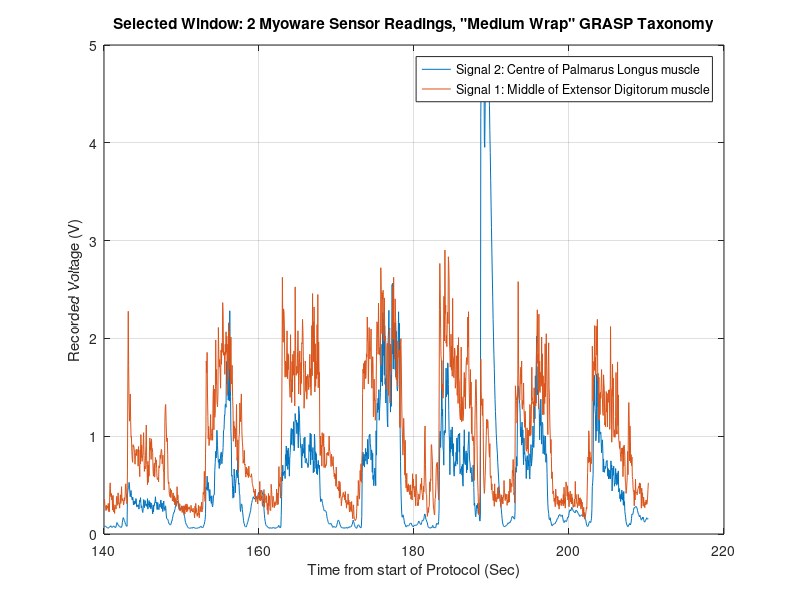

This chart was generated by the following MATLAB code: (Note: this script raises an error after producing the figure.)
%%
clear all;clc;close all
%% Light Tool Protocol

LT1 = importdata('20_02_Protocol_light_tool_1.csv');
LT2 = importdata('20_02_Protocol_light_tool_2.csv');

LTtime1=LT1.data(1417:end,1)';
LTvolt1=LT1.data(1417:end,2)';
LTVolt1N = normalize(LTvolt1,'scale');

LTtime2=LT2.data(:,1)';
LTvolt2=LT2.data(:,2)';
LTvolt2N = normalize(LTvolt2,'scale');

figure(1)
plot(LTtime1,LTVolt1N);grid on
hold on 

plot(LTtime2,LTvolt2N);grid on

hold off

%% Parallel Extension Protocol

PE1 = importdata('20_02_Protocol_parallel_extension_1.csv');
PE2 = importdata('20_02_Protocol_parallel_extension_2.csv');

PEtime1=PE1.data(:,1)';
PEvolt1=PE1.data(:,2)';
PEvolt1N = normalize(PEvolt1);

PEtime2=PE2.data(:,1)';
PEvolt2=PE2.data(:,2)';
PEvolt2N = normalize(PEvolt2);

figure(1)
plot(PEtime1,PEvolt1N);grid on
hold on 

plot(PEtime2,PEvolt2N);grid on

hold off

%% Medium Wrap Protocol (good signal)

MW1 = importdata('20_02_Protocol_Power_grasp_1_s.csv');
MW2 = importdata('20_02_Protocol_Power_grasp_2_s.csv');
MW3 = importdata('20_02_Protocol_Power_grasp_3.csv');

MWtime1=MW1.data(1072:2638,1)';
MWvolt1a=MW1.data(1072:2638,2)';
MWvolt1b=MW1.data(1072:2638,3)';
MWvolt1aN = normalize(MWvolt1a);
MWvolt1bN = normalize(MWvolt1b);

MWtime2=MW2.data(1072:2638,1)';
MWvolt2=MW2.data(1072:2638,2)';
MWvolt2N = normalize(MWvolt2);

MWtime3=MW3.data(1072:end,1)';
MWvolt3=MW3.data(1072:end,2)';
MWvolt3N = normalize(MWvolt3);


figure(1)


plot(MWtime1,MWvolt1a);grid on
hold on 

plot(MWtime1,MWvolt1b);grid on

%plot(MWtime3,MWvolt3);grid on

title('Selected Window: 2 Myoware Sensor Readings, "Medium Wrap" GRASP Taxonomy')
xlabel('Time from start of Protocol (Sec)')
ylabel('Recorded Voltage (V)')
legend('Signal 2: Centre of Palmarus Longus muscle','Signal 1: Middle of Extensor Digitorum muscle')

hold off

%% Medium Wrap Protocol 2 (dodgy signal)

MW1 = importdata('20_02_Protocol_Power_grasp_1_s.csv');
MW2 = importdata('20_02_Protocol_Power_grasp_2_s.csv');
MW3 = importdata('20_02_Protocol_Power_grasp_3.csv');

MWtime1=MW1.data(2638:end,1)';
MWvolt1a=MW1.data(2638:end,2)';
MWvolt1b=MW1.data(2638:end,3)';
MWvolt1aN = normalize(MWvolt1a);
MWvolt1bN = normalize(MWvolt1b);

MWtime2=MW2.data(2638:end,1)';
MWvolt2=MW2.data(2638:end,2)';
MWvolt2N = normalize(MWvolt2);

MWtime3=MW3.data(1072:end,1)';
MWvolt3=MW3.data(1072:end,2)';
MWvolt3N = normalize(MWvolt3);


figure(1)


plot(MWtime1,MWvolt1a);grid on
hold on 

plot(MWtime1,MWvolt1b);grid on

%plot(MWtime3,MWvolt3);grid on

title('Selected Window: 2 Myoware Sensor Readings, "Medium Wrap" GRASP Taxonomy')
xlabel('Time from start of Protocol (Sec)')
ylabel('Recorded Voltage (V)')
legend('Signal 2: Centre of Palmarus Longus muscle','Signal 1: Middle of Extensor Digitorum muscle')

hold off

%%
% 1. remove DC
min_s=min(s)
s=s+abs(min_s)
%%
% center signal, closest to dominant cycle to a sin cos signal
max_s=max(s)
s=s-max_s/2
hold on
plot(t,s);grid on;axis tight

%%
% 2. dominant base cycle w ith an fft:

S=fft(s)
absS=abs(S);
figure(2);
plot(absS);grid on;

max_absS=max(absS);
n_maxS=find(absS==max_absS)

n_maxS=n_maxS(1)
nT=floor(numel(t)/n_maxS)
%% Tom Edit using Squelch 

close all
%s=A(:,2)'
th1=0.3
figure(1);plot(t,s);grid on
[pks,locs]=findpeaks(s,'MinPeakHeight',th1)
hold on
plot(t(locs),pks,'bd')
hold off
%%
[pks,locs]=findpeaks(s,'MinPeakHeight',th1,'MinPeakDistance',floor(nT/2))
hold on
plot(t(locs),pks,'rd');

Freq = mean(diff(locs))

Var = var(diff(locs))^.5

dt=floor(.5*mean(diff(locs)))

sc2=zeros(numel(locs),2*dt+1)   % + - window span around each peak 
for k=1:1:numel(locs)
    if locs(k)<dt        % 1st cycle, with 1st peak closer than dt to beginning of signal.
       s0=s([1:locs(k)+dt])
       sc2(k,:)=[zeros(1,2*dt+1-numel(s0)) s0]
    end
      if locs(k)>numel(t)-dt  % last cycle with peak closer than dt to end of signal.
          sc2(k,:)=s([locs(k)-dt:end])
      end
      if locs(k)<numel(t)-dt && locs(k)>dt
          sc2(k,:)=s([locs(k)-dt:locs(k)+dt])
      end
end
% 4. and the eye diagram is:
figure(2);
for k=1:1:numel(locs)
    plot(sc2(k,:))
    hold on
end
grid on
% 005

%%
max_absS=max(absS);
n_maxS=find(absS==max_absS)

% 2nd value is just FFT mirror
n_maxS=n_maxS(1)   

max_amount_cycles=floor(numel(t)/2)

% if n_maxS = max_amount_cycles this would be the highest discernible
% frequency, with the FFT: it would be just 2 time samples per cycle.

% n_maxS: amount of cycles

hold on;plot(n_maxS,max_absS,'ro')

% nT: amount of samples per dominant cycle:
nT=floor(numel(t)/n_maxS)

% dominant cycle T
LTtime1=t([1:nT])
T=LTtime1(end)

% amount of lost samples ignoring .2

mod(nT,n_maxS)  % samples lost, no big deal

% instead of a for loop:
% sc=zeros(n_maxS,T)
% for ,,

LTvolt2=s([1:1:end-(numel(t)-n_maxS*nT)])


figure(3);
for k=1:1:3   % n_maxS
    plot(LTvolt2(k*[1:nT]))
    hold on;
end
% 003

% So the dominant cycle is not that constant.
% For the same basic cycle t(nT) we see 1,2 and 3 peaks
% This comes from a 2nd tone almost half way the dominant tone
% and really close to the dominant.
% fft approach is more reliable when there's a clear frequency peak
% but no high tones anywhere, particular near the dominant.

% the meaning of:
% repeating parts  peaks? valleys? up down transitions? down-up transitions?
% each containing a single action potential

% assuming the single action potential refers to a single peak



% 3. another way to get the basic cycle is with a squelch: you manually look at
% tjhe signal and set a threshold that includes all peaks above the
% threshold line. 

close all

s=LT1(:,2)'
th1=100
figure(1);plot(t,s);grid on

[pks,locs]=findpeaks(s,'MinPeakHeight',th1)
hold on
plot(t(locs),pks,'bd')


% avoid false peaks imposing min distance between found peaks, that may be
% for instance: nT

[pks,locs]=findpeaks(s,'MinPeakHeight',th1,'MinPeakDistance',floor(nT/2))
hold on
plot(t(locs),pks,'rd')
% 004

% So far what can we assert about this signal and the 'potential' events
% you have mentioned in the question?

% the events take place 
mean(diff(locs))

% fitter ~ standard deviation locs
var(diff(locs))^.5


dt=floor(.5*mean(diff(locs)))

sc2=zeros(numel(locs),2*dt+1)   % + - window span around each peak 
for k=1:1:numel(locs)
    if locs(k)<dt        % 1st cycle, with 1st peak closer than dt to beginning of signal.
       s0=s([1:locs(k)+dt])
       sc2(k,:)=[zeros(1,2*dt+1-numel(s0)) s0]
    end
    
    if locs(k)>numel(t)-dt  % last cycle with peak closer than dt to end of signal.
        sc2(k,:)=s([locs(k)-dt:end])
    end
    
    if locs(k)<numel(t)-dt && locs(k)>dt
        sc2(k,:)=s([locs(k)-dt:locs(k)+dt])
    end
        
end

% 4. and the eye diagram is:
figure(2);
for k=1:1:numel(locs)
    plot(sc2(k,:))
    hold on
end
grid on
% 005












% 6. comment, why the initial DC removal:
% The possible problem of using just 1 squelch level is that with noisy signals, most of real
% signals are, you set the squelch thinking it's going to work, you get a
% sample of N pulses ok, but next batch has a different noise ground level or a fluctuating
% noise ground, and there you are losing peaks.

% This is what happens when too much DC:
% sdc=A(:,2)'
% min_sdc=min(sdc)
% sdc=sdc+abs(min_sdc)
% Sdc=fft(sdc)
% absSdc=abs(Sdc);
% 
% figure(3);
% plot(absSdc);grid on;
% 
% max_absSdc=max(absSdc);
% n_maxSdc=find(absSdc==max_absSdc)
% 006

% n_maxSdc=1? no dominant cycle?? go for the 2nd? that may be confused for
% the 3rd? ..

